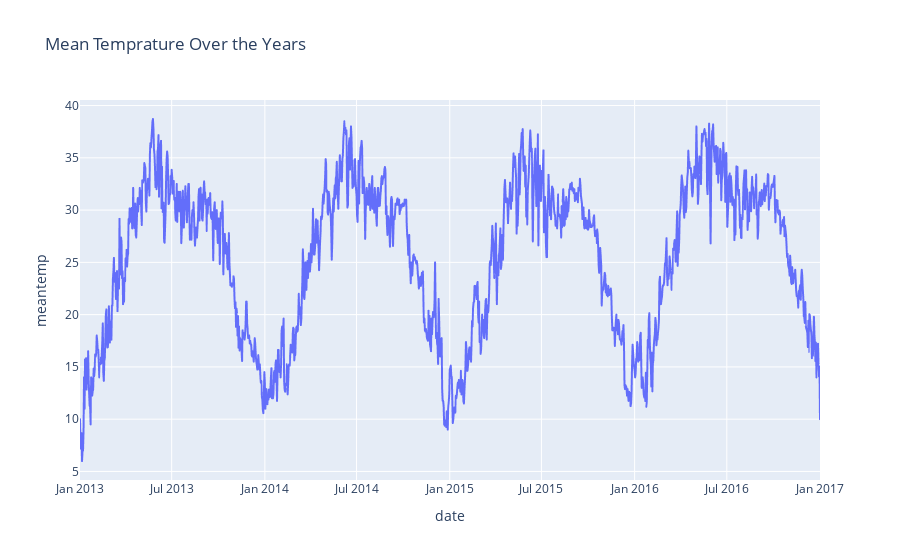

The notebook cell this image was saved under:
### Code cell
fig = px.line(data_frame=data,
              x="date",
              y="meantemp",
              title="Mean Temprature Over the Years")
fig.show()

### Figure 1 — Plotly figure (JSON) as saved in the notebook; plotly's stock layout.template omitted (floating-point values rounded to 4 significant figures; data arrays with more than 128 entries replaced by an {"elided": "..."} marker saying what was removed)
{"data": [{"hovertemplate": "date=%{x}<br>meantemp=%{y}<extra></extra>", "legendgroup": "", "line": {"color": "#636efa", "dash": "solid"}, "marker": {"symbol": "circle"}, "mode": "lines", "name": "", "showlegend": false, "type": "scattergl", "x": {"elided": "1462 str values"}, "xaxis": "x", "y": {"elided": "1462 float values"}, "yaxis": "y"}], "layout": {"legend": {"tracegroupgap": 0}, "title": {"text": "Mean Temprature Over the Years"}, "xaxis": {"anchor": "y", "domain": [0, 1], "title": {"text": "date"}}, "yaxis": {"anchor": "x", "domain": [0, 1], "title": {"text": "meantemp"}}}}
